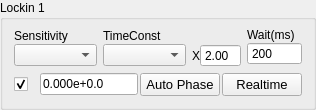
                 <widget class="QGroupBox" name="lockin1Group">
                  <property name="sizePolicy">
                   <sizepolicy hsizetype="Expanding" vsizetype="Expanding">
                    <horstretch>0</horstretch>
                    <verstretch>0</verstretch>
                   </sizepolicy>
                  </property>
                  <property name="title">
                   <string>Lockin 1</string>
                  </property>
                  <layout class="QGridLayout" name="gridLayout_22">
                   <property name="topMargin">
                    <number>2</number>
                   </property>
                   <item row="0" column="0">
                    <layout class="QVBoxLayout" name="verticalLayout_58" stretch="4,3,1">
                     <property name="sizeConstraint">
                      <enum>QLayout::SizeConstraint::SetNoConstraint</enum>
                     </property>
                     <item>
                      <widget class="PlotWidget" name="realDisChart1" native="true">
                       <property name="mytype" stdset="0">
                        <string>chart</string>
                       </property>
                      </widget>
                     </item>
                     <item>
                      <layout class="QHBoxLayout" name="horizontalLayout_17" stretch="3,3,1,2">
                       <item>
                        <layout class="QVBoxLayout" name="verticalLayout">
                         <property name="spacing">
                          <number>0</number>
                         </property>
                         <item>
                          <widget class="QLabel" name="label_15">
                           <property name="sizePolicy">
                            <sizepolicy hsizetype="Expanding" vsizetype="Fixed">
                             <horstretch>0</horstretch>
                             <verstretch>0</verstretch>
                            </sizepolicy>
                           </property>
                           <property name="text">
                            <string>Sensitivity</string>
                           </property>
                           <property name="mytype" stdset="0">
                            <string>label</string>
                           </property>
                          </widget>
                         </item>
                         <item>
                          <widget class="QComboBox" name="sensitivity1">
                           <property name="sizePolicy">
                            <sizepolicy hsizetype="Expanding" vsizetype="Fixed">
                             <horstretch>0</horstretch>
                             <verstretch>0</verstretch>
                            </sizepolicy>
                           </property>
                           <property name="maximumSize">
                            <size>
                             <width>16777215</width>
                             <height>16777215</height>
                            </size>
                           </property>
                           <property name="font">
                            <font>
                             <pointsize>8</pointsize>
                            </font>
                           </property>
                          </widget>
                         </item>
                        </layout>
                       </item>
                       <item>
                        <layout class="QVBoxLayout" name="verticalLayout_2">
                         <property name="spacing">
                          <number>0</number>
                         </property>
                         <property name="leftMargin">
                          <number>0</number>
                         </property>
                         <item>
                          <widget class="QLabel" name="label_18">
                           <property name="sizePolicy">
                            <sizepolicy hsizetype="Expanding" vsizetype="Fixed">
                             <horstretch>0</horstretch>
                             <verstretch>0</verstretch>
                            </sizepolicy>
                           </property>
                           <property name="maximumSize">
                            <size>
                             <width>16777215</width>
                             <height>16777215</height>
                            </size>
                           </property>
                           <property name="text">
                            <string>TimeConst</string>
                           </property>
                           <property name="mytype" stdset="0">
                            <string>label</string>
                           </property>
                          </widget>
                         </item>
                         <item>
                          <widget class="QComboBox" name="timeConst1">
                           <property name="sizePolicy">
                            <sizepolicy hsizetype="Expanding" vsizetype="Fixed">
                             <horstretch>0</horstretch>
                             <verstretch>0</verstretch>
                            </sizepolicy>
                           </property>
                           <property name="maximumSize">
                            <size>
                             <width>16777215</width>
                             <height>16777215</height>
                            </size>
                           </property>
                           <property name="font">
                            <font>
                             <pointsize>8</pointsize>
                            </font>
                           </property>
                          </widget>
                         </item>
                        </layout>
                       </item>
                       <item>
                        <layout class="QVBoxLayout" name="verticalLayout_50">
                         <property name="spacing">
                          <number>0</number>
                         </property>
                         <item>
                          <spacer name="horizontalSpacer">
                           <property name="orientation">
                            <enum>Qt::Orientation::Horizontal</enum>
                           </property>
                           <property name="sizeHint" stdset="0">
                            <size>
                             <width>67</width>
                             <height>16</height>
                            </size>
                           </property>
                          </spacer>
                         </item>
                         <item>
                          <layout class="QHBoxLayout" name="horizontalLayout_14">
                           <property name="spacing">
                            <number>0</number>
                           </property>
                           <item>
                            <widget class="QLabel" name="label">
                             <property name="maximumSize">
                              <size>
                               <width>20</width>
                               <height>30</height>
                              </size>
                             </property>
                             <property name="text">
                              <string>X</string>
                             </property>
                            </widget>
                           </item>
                           <item>
                            <widget class="QDoubleSpinBox" name="wait1multip">
                             <property name="sizePolicy">
                              <sizepolicy hsizetype="Expanding" vsizetype="Fixed">
                               <horstretch>0</horstretch>
                               <verstretch>0</verstretch>
                              </sizepolicy>
                             </property>
                             <property name="maximumSize">
                              <size>
                               <width>16777215</width>
                               <height>16777215</height>
                              </size>
                             </property>
                             <property name="buttonSymbols">
                              <enum>QAbstractSpinBox::ButtonSymbols::NoButtons</enum>
                             </property>
                             <property name="decimals">
                              <number>2</number>
                             </property>
                             <property name="minimum">
                              <double>0.100000000000000</double>
                             </property>
                             <property name="maximum">
                              <double>10.000000000000000</double>
                             </property>
                             <property name="singleStep">
                              <double>0.100000000000000</double>
                             </property>
                             <property name="value">
                              <double>2.000000000000000</double>
                             </property>
                            </widget>
                           </item>
                          </layout>
                         </item>
                        </layout>
                       </item>
                       <item>
                        <layout class="QVBoxLayout" name="verticalLayout_3">
                         <property name="spacing">
                          <number>0</number>
                         </property>
                         <item>
                          <widget class="QLabel" name="label_19">
                           <property name="sizePolicy">
                            <sizepolicy hsizetype="Expanding" vsizetype="Fixed">
                             <horstretch>0</horstretch>
                             <verstretch>0</verstretch>
                            </sizepolicy>
                           </property>
                           <property name="text">
                            <string>Wait(ms)</string>
                           </property>
                           <property name="mytype" stdset="0">
                            <string>label</string>
                           </property>
                          </widget>
                         </item>
                         <item>
                          <widget class="QSpinBox" name="wait1">
                           <property name="sizePolicy">
                            <sizepolicy hsizetype="Expanding" vsizetype="Fixed">
                             <horstretch>0</horstretch>
                             <verstretch>0</verstretch>
                            </sizepolicy>
                           </property>
                           <property name="maximumSize">
                            <size>
                             <width>16777215</width>
                             <height>16777215</height>
                            </size>
                           </property>
                           <property name="buttonSymbols">
                            <enum>QAbstractSpinBox::ButtonSymbols::NoButtons</enum>
                           </property>
                           <property name="text" stdset="0">
                            <string>200</string>
                           </property>
                           <property name="minimum">
                            <number>0</number>
                           </property>
                           <property name="maximum">
                            <number>10000</number>
                           </property>
                           <property name="value">
                            <number>200</number>
                           </property>
                          </widget>
                         </item>
                        </layout>
                       </item>
                      </layout>
                     </item>
                     <item>
                      <layout class="QHBoxLayout" name="horizontalLayout_4" stretch="1,4,3,3">
                       <property name="spacing">
                        <number>2</number>
                       </property>
                       <item>
                        <widget class="QCheckBox" name="activeLockin1">
                         <property name="sizePolicy">
                          <sizepolicy hsizetype="Expanding" vsizetype="Fixed">
                           <horstretch>0</horstretch>
                           <verstretch>0</verstretch>
                          </sizepolicy>
                         </property>
                         <property name="toolTip">
                          <string>Active Instrument?</string>
                         </property>
                         <property name="text">
                          <string/>
                         </property>
                         <property name="checked">
                          <bool>true</bool>
                         </property>
                         <property name="mytype" stdset="0">
                          <string>checkbox</string>
                         </property>
                        </widget>
                       </item>
                       <item>
                        <widget class="QLineEdit" name="realDisChart1Num">
                         <property name="enabled">
                          <bool>true</bool>
                         </property>
                         <property name="sizePolicy">
                          <sizepolicy hsizetype="Expanding" vsizetype="Fixed">
                           <horstretch>0</horstretch>
                           <verstretch>0</verstretch>
                          </sizepolicy>
                         </property>
                         <property name="text">
                          <string>0.000e+0.0</string>
                         </property>
                         <property name="mytype" stdset="0">
                          <string>inst_disp</string>
                         </property>
                        </widget>
                       </item>
                       <item>
                        <widget class="QPushButton" name="autoPhase1">
                         <property name="sizePolicy">
                          <sizepolicy hsizetype="Expanding" vsizetype="Fixed">
                           <horstretch>0</horstretch>
                           <verstretch>0</verstretch>
                          </sizepolicy>
                         </property>
                         <property name="maximumSize">
                          <size>
                           <width>16777215</width>
                           <height>30</height>
                          </size>
                         </property>
                         <property name="font">
                          <font>
                           <pointsize>10</pointsize>
                          </font>
                         </property>
                         <property name="text">
                          <string>Auto Phase</string>
                         </property>
                         <property name="iconSize">
                          <size>
                           <width>16</width>
                           <height>16</height>
                          </size>
                         </property>
                         <property name="mytype" stdset="0">
                          <string>clickable_button</string>
                         </property>
                        </widget>
                       </item>
                       <item>
                        <widget class="QPushButton" name="realtimeDisp1">
                         <property name="sizePolicy">
                          <sizepolicy hsizetype="Expanding" vsizetype="Fixed">
                           <horstretch>0</horstretch>
                           <verstretch>0</verstretch>
                          </sizepolicy>
                         </property>
                         <property name="maximumSize">
                          <size>
                           <width>16777215</width>
                           <height>30</height>
                          </size>
                         </property>
                         <property name="font">
                          <font>
                           <pointsize>10</pointsize>
                          </font>
                         </property>
                         <property name="text">
                          <string>Realtime</string>
                         </property>
                         <property name="checkable">
                          <bool>true</bool>
                         </property>
                         <property name="checked">
                          <bool>false</bool>
                         </property>
                         <property name="mytype" stdset="0">
                          <string>checkable_button</string>
                         </property>
                        </widget>
                       </item>
                      </layout>
                     </item>
                    </layout>
                   </item>
                  </layout>
                 </widget>
